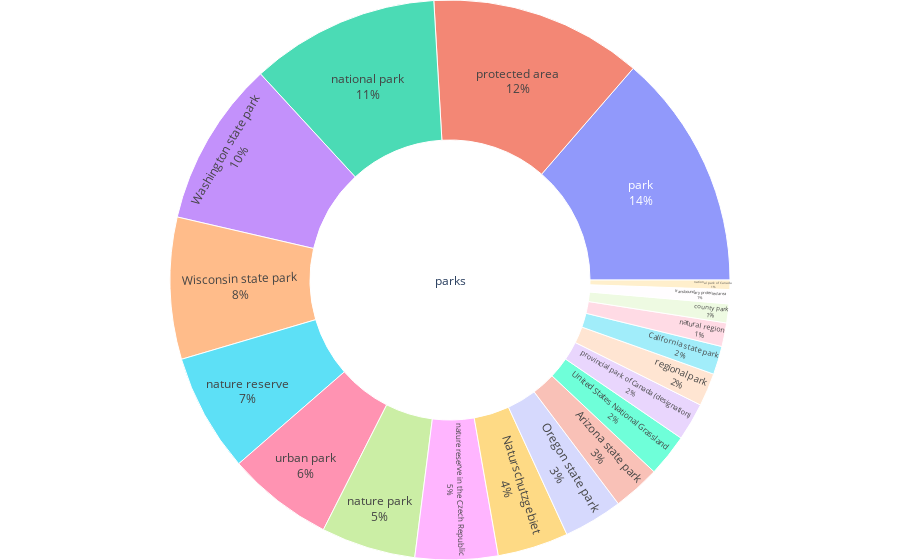

This figure's notebook cell:
### Code cell
import plotly.graph_objects as go

# Hardcoded top 20 supercategories for 'parks'
data = {
    'supercategory': [
        'park', 'protected area', 'national park', 'Washington state park',
        'Wisconsin state park', 'nature reserve', 'urban park', 'nature park',
        'nature reserve in the Czech Republic', 'Naturschutzgebiet',
        'Oregon state park', 'Arizona state park',
        'United States National Grassland', 'provincial park of Canada (designation)',
        'regional park', 'California state park', 'natural region', 'county park',
        'transboundary protected area', 'national park of Canada'
    ],
    'counts': [100, 90, 80, 70, 60, 50, 45, 40, 35, 30, 25, 20, 18, 16, 14, 12, 10, 8, 6, 4]  # Example counts
}

# Creating the sunburst chart
fig = go.Figure(go.Sunburst(
    labels=data['supercategory'],
    parents=['parks'] * len(data['supercategory']),  # All items have 'parks' as parent
    values=data['counts'],
    branchvalues="total"
))
fig.update_layout(margin=dict(t=0, l=0, r=0, b=0))
fig.update_traces(textinfo='label+percent parent')
fig.show()

### Figure 1 — Plotly figure (JSON) as saved in the notebook; plotly's stock layout.template omitted (floating-point values rounded to 4 significant figures)
{"data": [{"branchvalues": "total", "labels": ["park", "protected area", "national park", "Washington state park", "Wisconsin state park", "nature reserve", "urban park", "nature park", "nature reserve in the Czech Republic", "Naturschutzgebiet", "Oregon state park", "Arizona state park", "United States National Grassland", "provincial park of Canada (designation)", "regional park", "California state park", "natural region", "county park", "transboundary protected area", "national park of Canada"], "parents": ["parks", "parks", "parks", "parks", "parks", "parks", "parks", "parks", "parks", "parks", "parks", "parks", "parks", "parks", "parks", "parks", "parks", "parks", "parks", "parks"], "textinfo": "label+percent parent", "type": "sunburst", "values": [100, 90, 80, 70, 60, 50, 45, 40, 35, 30, 25, 20, 18, 16, 14, 12, 10, 8, 6, 4]}], "layout": {"margin": {"b": 0, "l": 0, "r": 0, "t": 0}}}
